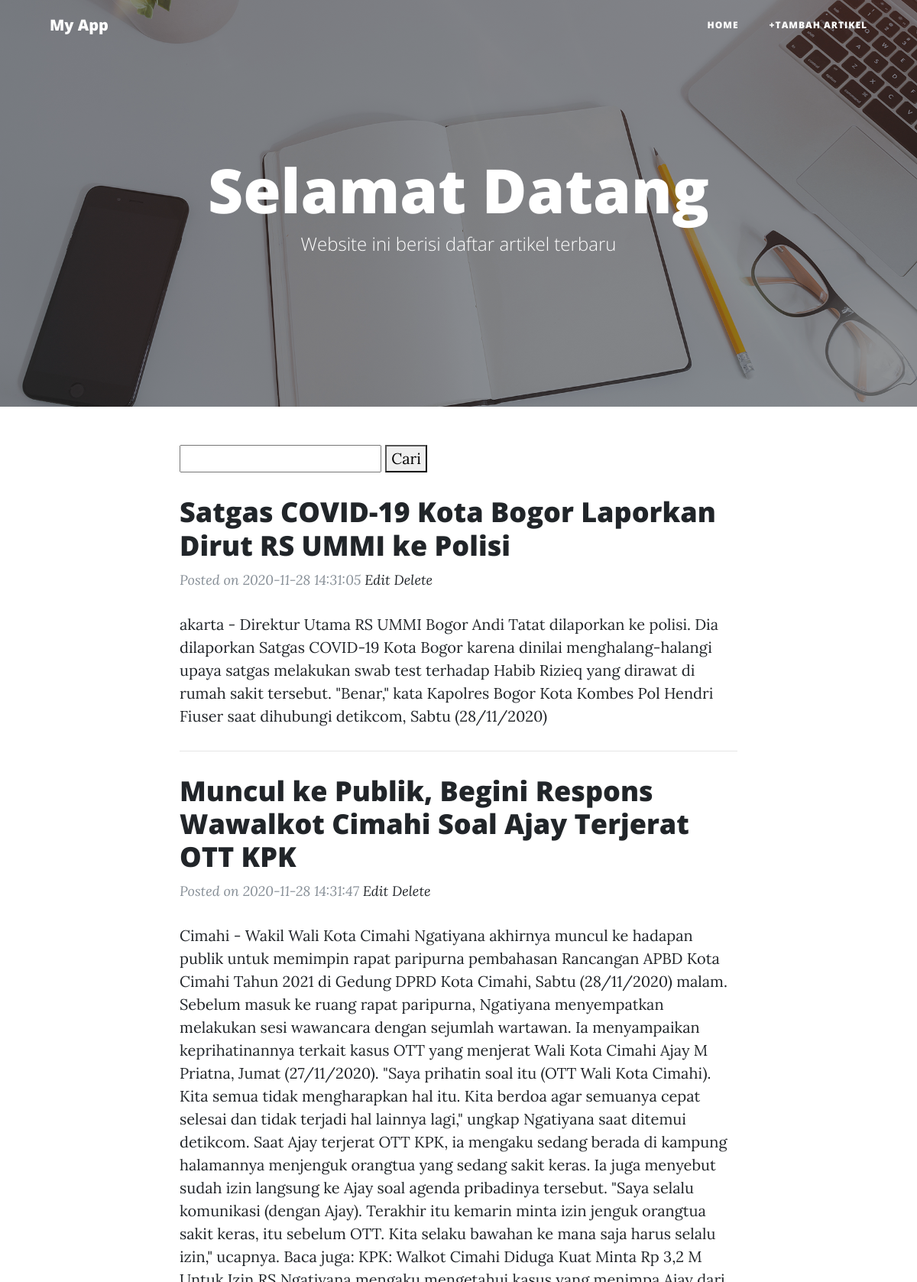
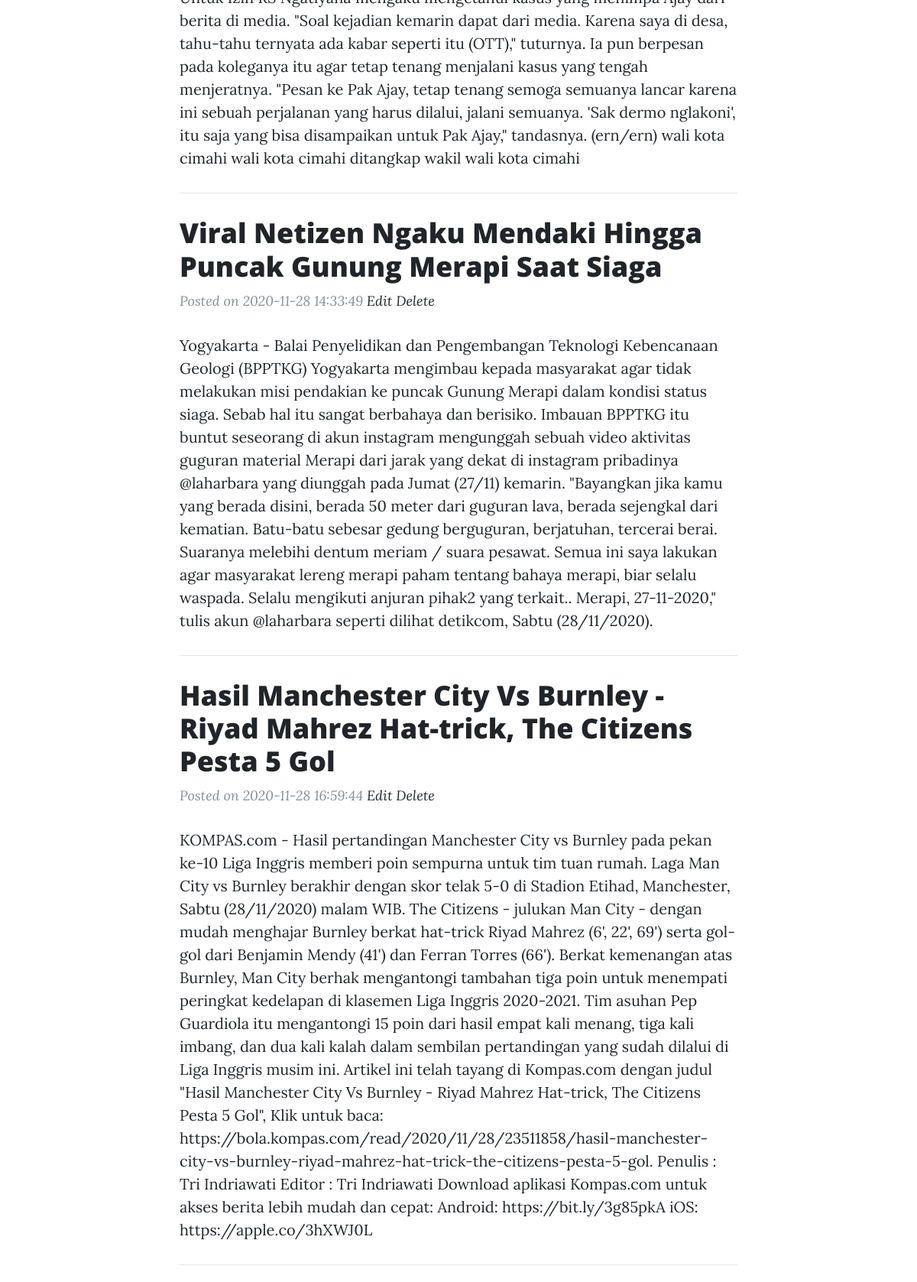
The page / (upper part) on the database its author committed (2 pictures, top to bottom).
### tables this page shows
CREATE TABLE `blog` (
  `id` int(11) NOT NULL,
  `title` varchar(255) NOT NULL,
  `content` text NOT NULL,
  `url` varchar(255) NOT NULL,
  `cover` varchar(255) NOT NULL,
  `date` timestamp NOT NULL DEFAULT current_timestamp() ON UPDATE current_timestamp()
);

### application/controllers/Blog.php (called while the page is built, shortened)
<?php
Class Blog extends CI_Controller
{
    function __construct() {
        $this->load->database();
        $this->load->model('Blog_model');
        $this->load->helper('url');
    }
    public function index() {
        $data['blogs'] = $this->Blog_model->getBlogs();
        $this->load->view('blog',$data);
    }
}
?>

### index.php (called while the page is built, shortened)
<?php
require_once BASEPATH.'core/CodeIgniter.php';

### application/models/Blog_model.php (called while the page is built, shortened)
<?php
class Blog_model extends CI_Model {
    public function getBlogs()
    {
        $filter = $this->input->get('find');
        $this->db->like('title', $filter);
        $query = $this->db->get('blog');
        return $query->result_array();
    }
}
?>

### application/views/blog.php (the view, shortened to what this page needs)
<?php $this->load->view('header.php') ?>
  <header class="masthead" style="background-image: url('<?php echo base_url();?>assets/img/home-bg.jpg')">
    <div class="overlay"></div>
    <div class="container">
      <div class="row">
        <div class="col-lg-8 col-md-10 mx-auto">
          <div class="site-heading">
          <h1>Selamat Datang</h1>
          <span class="subheading">Website ini berisi daftar artikel terbaru</span>
          </div>
        </div>
      </div>
    </div>
  </header>
  <div class="container">
    <div class="row">
      <div class="col-lg-8 col-md-10 mx-auto">
        <form>
            <input type="text" name="find">
            <button type="submit">Cari</button>
        </form>
        <?php foreach($blogs as $key=>$blog):?>
        <div class="post-preview">
          <a href="<?php echo site_url('blog/detail/'.$blog['url']);?>">
            <h2 class="post-title">
              <?php echo $blog['title'];?>
            </h2>
          </a>
          <p class="post-meta">Posted on <?php echo $blog['date'];?>
          <a href="<?php echo site_url('blog/edit/'.$blog['id']);?>"> Edit</a>
          <a href="<?php echo site_url('blog/delete/'.$blog['id']);?>"> Delete</a>
          </p>
          <p> <?php echo $blog['content'];?> </p>
        </div>
        <hr>
        <?php endforeach; ?>
      </div>
    </div>
  </div>
  <?php $this->load->view('footer.php') ?>

### application/views/header.php (shortened to what this page needs)
<!DOCTYPE html>
<html lang="en">
<head>
  <link href="<?php echo base_url('assets/vendor/bootstrap/css/bootstrap.min.css');?>" rel="stylesheet">
  <link href="<?php echo base_url('assets/vendor/fontawesome-free/css/all.min.css');?>" rel="stylesheet" type="text/css">
  <link href="<?php echo base_url('assets/css/clean-blog.min.css');?>" rel="stylesheet">
</head>
<body>
  <nav class="navbar navbar-expand-lg navbar-light fixed-top" id="mainNav">
    <div class="container">
      <a class="navbar-brand" href="<?php echo base_url();?>">My App</a>
      <div class="collapse navbar-collapse" id="navbarResponsive">
        <ul class="navbar-nav ml-auto">
          <li class="nav-item">
            <a class="nav-link" href="<?php echo site_url();?>">Home</a>
          </li>
          <li class="nav-item">
            <a class="nav-link" href="<?php echo site_url('blog/add');?>">+Tambah Artikel</a>
          </li>
        </ul>
    </div>
  </nav>

### application/views/footer.php (shortened to what this page needs)
</body>
</html>

### rows shown on the page
blog: title "Satgas COVID-19 Kota Bogor Laporkan Dirut RS UMMI ke Polisi", date "2020-11-28 14:31:05", content "akarta - Direktur Utama RS UMMI Bogor Andi Tatat dilaporkan ke polisi. Dia dilaporkan Satgas COVID-19 Kota Bogor karena dinilai menghalang-halangi upaya satgas melakukan swab test terhadap Habib Rizieq yang dirawat di rumah sakit tersebut. \"Benar,\" kata Kapolres Bogor Kota Kombes Pol Hendri Fiuser saat dihubungi detikcom, Sabtu (28/11/2020)"
blog: title "Muncul ke Publik, Begini Respons Wawalkot Cimahi Soal Ajay Terjerat OTT KPK", date "2020-11-28 14:31:47", content "Cimahi - Wakil Wali Kota Cimahi Ngatiyana akhirnya muncul ke hadapan publik untuk memimpin rapat paripurna pembahasan Rancangan APBD Kota Cimahi Tahun 2021 di Gedung DPRD Kota Cimahi, Sabtu (28/11/2020) malam. Sebelum masuk ke ruang rapat paripurna, Ngatiyana menyempatkan melakukan sesi wawancara dengan sejumlah wartawan. Ia menyampaikan keprihatinannya terkait kasus OTT yang menjerat Wali Kota Cimahi Ajay M Priatna, Jumat (27/11/2020). \"Saya prihatin soal itu (OTT Wali Kota Cimahi). Kita semua tidak mengharapkan hal itu. Kita berdoa agar semuanya cepat selesai dan tidak terjadi hal lainnya lagi,\" ungkap Ngatiyana saat ditemui detikcom. Saat Ajay terjerat OTT KPK, ia mengaku sedang berada…"
blog: title "Viral Netizen Ngaku Mendaki Hingga Puncak Gunung Merapi Saat Siaga", date "2020-11-28 14:33:49", content "Yogyakarta - Balai Penyelidikan dan Pengembangan Teknologi Kebencanaan Geologi (BPPTKG) Yogyakarta mengimbau kepada masyarakat agar tidak melakukan misi pendakian ke puncak Gunung Merapi dalam kondisi status siaga. Sebab hal itu sangat berbahaya dan berisiko. Imbauan BPPTKG itu buntut seseorang di akun instagram mengunggah sebuah video aktivitas guguran material Merapi dari jarak yang dekat di instagram pribadinya @laharbara yang diunggah pada Jumat (27/11) kemarin. \"Bayangkan jika kamu yang berada disini, berada 50 meter dari guguran lava, berada sejengkal dari kematian. Batu-batu sebesar gedung berguguran, berjatuhan, tercerai berai. Suaranya melebihi dentum meriam / suara pesawat. Semua…"
blog: title "Hasil Manchester City Vs Burnley - Riyad Mahrez Hat-trick, The Citizens Pesta 5 Gol", date "2020-11-28 16:59:44", content "KOMPAS.com - Hasil pertandingan Manchester City vs Burnley pada pekan ke-10 Liga Inggris memberi poin sempurna untuk tim tuan rumah. Laga Man City vs Burnley berakhir dengan skor telak 5-0 di Stadion Etihad, Manchester, Sabtu (28/11/2020) malam WIB. The Citizens - julukan Man City - dengan mudah menghajar Burnley berkat hat-trick Riyad Mahrez (6', 22', 69') serta gol-gol dari Benjamin Mendy (41') dan Ferran Torres (66'). Berkat kemenangan atas Burnley, Man City berhak mengantongi tambahan tiga poin untuk menempati peringkat kedelapan di klasemen Liga Inggris 2020-2021. Tim asuhan Pep Guardiola itu mengantongi 15 poin dari hasil empat kali menang, tiga kali imbang, dan dua kali kalah dalam…"
